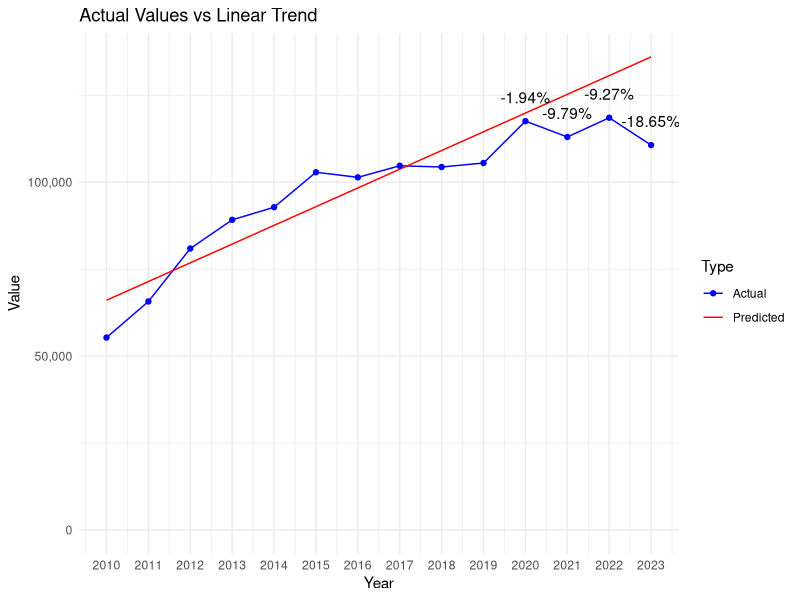

Source code (R):
# Load necessary libraries
library(dplyr)
library(readr)
library(ggplot2)

# Defines the data as a named vector
data <- c(
  `2010` = 55342, `2011` = 65714, `2012` = 80940, `2013` = 89187, `2014` = 92812,
  `2015` = 102862, `2016` = 101395, `2017` = 104731, `2018` = 104370, `2019` = 105527,
  `2020` = 117554, `2021` = 113003, `2022` = 118530, `2023` = 110663
)

# Extracts data for the decade and recent years
decade <- data[as.character(2010:2019)]
recent_years <- data[as.character(2020:2023)]

# Fits a linear model to the decade data
years <- as.numeric(names(decade))
lm_model <- lm(decade ~ years)

# Predicts values for 2020 to 2023 based on the linear model
predicted_values <- predict(lm_model, newdata = data.frame(years = as.numeric(names(recent_years))))

# Calculates deviations from the linear trend
deviations <- recent_years - predicted_values

# Calculates the mean and standard deviation of the decade
decade_mean <- mean(decade)
decade_stddev <- sd(decade)

# Initializes vectors to store the calculated values
z_scores <- numeric(length(recent_years))
percent_deviations <- numeric(length(recent_years))

# Calculates and store the Z-scores, deviations, and percentage of deviations for recent years
for (i in 1:length(recent_years)) {
  year <- names(recent_years)[i]
  z_scores[i] <- (recent_years[year] - decade_mean) / decade_stddev
  deviation <- deviations[year]
  percent_deviations[i] <- (deviation / predicted_values[i]) * 100
  cat(sprintf("Year: %s, Z-score: %f, Deviation from linear trend: %f, Percentage of deviation: %f%%\n",
              year, z_scores[i], deviation, percent_deviations[i]))
}

# Prepare an extended range for predictions, including 2020 to 2023
extended_years <- as.numeric(c(names(decade), names(recent_years)))

# Predict values for the extended range based on the linear model
extended_predicted_values <- predict(lm_model, newdata = data.frame(years = extended_years))

# Create a data frame for plotting actual values
actual_plot_data <- data.frame(
  Year = as.numeric(names(data)),
  Value = data,
  Type = "Actual"
)

# Create a data frame for plotting predicted values
predicted_plot_data <- data.frame(
  Year = extended_years,
  Value = extended_predicted_values,
  Type = "Predicted"
)

# Combine actual and predicted data
plot_data <- rbind(actual_plot_data, predicted_plot_data)

# Create the line chart
p <- ggplot(plot_data, aes(x = Year, y = Value, color = Type)) +
  geom_line(aes(group = Type)) +
  geom_point(data = actual_plot_data, aes(x = Year, y = Value)) +
  theme_minimal() +
  labs(title = "Actual Values vs Linear Trend", x = "Year", y = "Value") +
  scale_color_manual(values = c("Actual" = "blue", "Predicted" = "red")) +
  scale_y_continuous(labels = scales::comma, limits = c(0, max(plot_data$Value))) +
  scale_x_continuous(breaks = extended_years) # Set breaks to every year

# Add percentage of deviation annotations for 2020 to 2023
for (i in 1:length(recent_years)) {
  year <- as.numeric(names(recent_years)[i])
  deviation_value <- percent_deviations[i]
  p <- p + annotate("text", x = year, y = data[as.character(year)], label = paste0(round(deviation_value, 2), "%"), vjust = -1.5)
}

# Print the plot
print(p)
